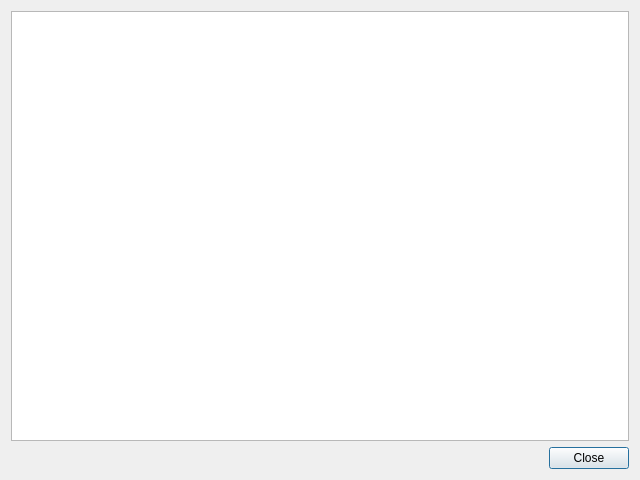
<?xml version='1.0' encoding='utf-8'?>
<ui version="4.0"><class>ObjectPropertiesDialog</class>
<widget class="QDialog" name="ObjectPropertiesDialog">
 <property name="windowTitle"><string>对象属性</string></property>
 <property name="geometry"><rect><x>0</x><y>0</y><width>640</width><height>480</height></rect></property>
 <layout class="QVBoxLayout" name="contentLayout">
  <item><widget class="QPlainTextEdit" name="properties_text"><property name="readOnly"><bool>true</bool></property><property name="lineWrapMode"><enum>QPlainTextEdit::NoWrap</enum></property></widget></item>
  <item><widget class="QDialogButtonBox" name="buttons"><property name="standardButtons"><set>QDialogButtonBox::Close</set></property></widget></item>
 </layout>
</widget><resources /><connections /></ui>
